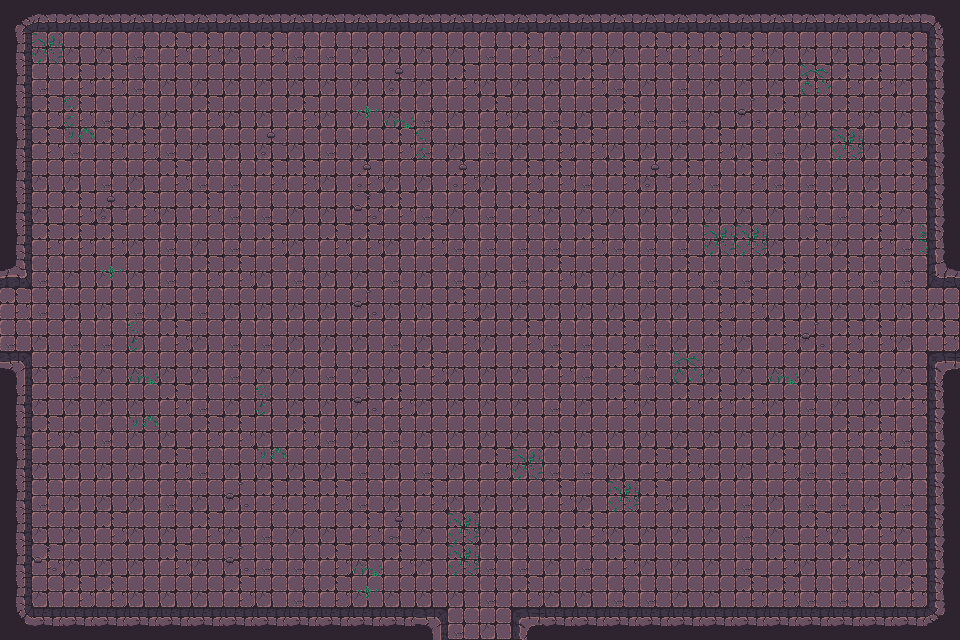

A level layout from a 2D game, rendered from its tile map. Below: a short description, then the map file with its tile-grid data intact:
An orthogonal 30x20 tile map with 32x32 px tiles, 3 tile layers (Walls, Decor, Items), 2 tilesets and 58 objects.

<map version="1.10" tiledversion="1.11.2" orientation="orthogonal" renderorder="right-down" width="30" height="20" tilewidth="32" tileheight="32" infinite="0" nextlayerid="3" nextobjectid="1">
    <tileset firstgid="1" name="Town Tileset" tilewidth="32" tileheight="32" tilecount="64" columns="8">
        <image source="../../../tiles/World H Tileset.png" trans="ff00ff" width="256" height="256" />
        <tile id="4">
            <objectgroup draworder="index" id="2">
                <object id="1" x="0" y="0" width="32" height="32" />
            </objectgroup>
        </tile>
        <tile id="5">
            <objectgroup draworder="index" id="2">
                <object id="1" x="0" y="0" width="32" height="32" />
            </objectgroup>
        </tile>
        <tile id="6">
            <objectgroup draworder="index" id="2">
                <object id="1" x="0" y="0" width="32" height="32" />
            </objectgroup>
        </tile>
        <tile id="7">
            <objectgroup draworder="index" id="2">
                <object id="1" x="0" y="0" width="32" height="32" />
            </objectgroup>
        </tile>
        <tile id="8">
            <objectgroup draworder="index" id="2">
                <object id="1" x="0" y="0" width="32" height="32" />
            </objectgroup>
        </tile>
        <tile id="10">
            <objectgroup draworder="index" id="2">
                <object id="1" x="0" y="32" width="32" height="0" />
            </objectgroup>
        </tile>
        <tile id="11">
            <objectgroup draworder="index" id="2">
                <object id="1" x="0" y="32" width="32" height="0" />
                <object id="2" x="32" y="0" width="0" height="32" />
            </objectgroup>
        </tile>
        <tile id="12">
            <objectgroup draworder="index" id="2">
                <object id="1" x="32" y="0" width="0" height="32" />
            </objectgroup>
        </tile>
        <tile id="13">
            <objectgroup draworder="index" id="2">
                <object id="1" x="0" y="32" width="32" height="0" />
                <object id="2" x="0" y="32" width="32" height="0" />
                <object id="3" x="0" y="0" width="0" height="32" />
            </objectgroup>
        </tile>
        <tile id="14">
            <objectgroup draworder="index" id="2">
                <object id="1" x="0" y="0" width="0" height="32" />
            </objectgroup>
        </tile>
        <tile id="16">
            <objectgroup draworder="index" id="2">
                <object id="1" x="0" y="0" width="32" height="32" />
            </objectgroup>
        </tile>
        <tile id="24">
            <objectgroup draworder="index" id="2">
                <object id="1" x="0" y="0" width="32" height="32" />
            </objectgroup>
        </tile>
    </tileset>
    <tileset firstgid="65" name="Dungeon Crawler Tileset" tilewidth="32" tileheight="32" tilecount="100" columns="10">
        <image source="../../../tiles/Dungeon_Tile.png" trans="" width="320" height="320" />
        <tile id="2">
            <objectgroup draworder="index" id="2">
                <object id="1" x="0" y="0" width="32" height="32" />
            </objectgroup>
        </tile>
        <tile id="3">
            <objectgroup draworder="index" id="2">
                <object id="1" x="0" y="0" width="32" height="32" />
            </objectgroup>
        </tile>
        <tile id="4">
            <objectgroup draworder="index" id="2">
                <object id="1" x="0" y="0" width="32" height="32" />
            </objectgroup>
        </tile>
        <tile id="5">
            <objectgroup draworder="index" id="2">
                <object id="1" x="0" y="0" width="32" height="32" />
            </objectgroup>
        </tile>
        <tile id="6">
            <objectgroup draworder="index" id="2">
                <object id="1" x="0" y="0" width="32" height="32" />
            </objectgroup>
        </tile>
        <tile id="8">
            <objectgroup draworder="index" id="2">
                <object id="1" x="0" y="0" width="32" height="32" />
            </objectgroup>
        </tile>
        <tile id="12">
            <objectgroup draworder="index" id="2">
                <object id="1" x="0" y="0" width="32" height="32" />
            </objectgroup>
        </tile>
        <tile id="13">
            <objectgroup draworder="index" id="2">
                <object id="1" x="0" y="0" width="32" height="32" />
            </objectgroup>
        </tile>
        <tile id="14">
            <objectgroup draworder="index" id="2">
                <object id="1" x="0" y="0" width="32" height="32" />
            </objectgroup>
        </tile>
        <tile id="15">
            <objectgroup draworder="index" id="2">
                <object id="1" x="0" y="0" width="32" height="32" />
            </objectgroup>
        </tile>
        <tile id="16">
            <objectgroup draworder="index" id="2">
                <object id="1" x="0" y="0" width="32" height="32" />
            </objectgroup>
        </tile>
        <tile id="18">
            <objectgroup draworder="index" id="2">
                <object id="1" x="0" y="0" width="32" height="32" />
            </objectgroup>
        </tile>
        <tile id="22">
            <objectgroup draworder="index" id="2">
                <object id="1" x="0" y="0" width="32" height="32" />
            </objectgroup>
        </tile>
        <tile id="23">
            <objectgroup draworder="index" id="2">
                <object id="1" x="0" y="0" width="32" height="32" />
            </objectgroup>
        </tile>
        <tile id="24">
            <objectgroup draworder="index" id="2">
                <object id="1" x="0" y="0" width="32" height="32" />
            </objectgroup>
        </tile>
        <tile id="25">
            <objectgroup draworder="index" id="2">
                <object id="1" x="0" y="0" width="32" height="32" />
            </objectgroup>
        </tile>
        <tile id="26">
            <objectgroup draworder="index" id="2">
                <object id="1" x="0" y="0" width="32" height="32" />
            </objectgroup>
        </tile>
        <tile id="28">
            <objectgroup draworder="index" id="2">
                <object id="1" x="0" y="0" width="32" height="32" />
            </objectgroup>
        </tile>
        <tile id="32">
            <objectgroup draworder="index" id="2">
                <object id="1" x="0" y="0" width="32" height="32" />
            </objectgroup>
        </tile>
        <tile id="33">
            <objectgroup draworder="index" id="2">
                <object id="1" x="0" y="0" width="32" height="32" />
            </objectgroup>
        </tile>
        <tile id="34">
            <objectgroup draworder="index" id="2">
                <object id="1" x="0" y="0" width="32" height="32" />
            </objectgroup>
        </tile>
        <tile id="35">
            <objectgroup draworder="index" id="2">
                <object id="1" x="0" y="0" width="32" height="32" />
            </objectgroup>
        </tile>
        <tile id="36">
            <objectgroup draworder="index" id="2">
                <object id="1" x="0" y="0" width="32" height="32" />
            </objectgroup>
        </tile>
        <tile id="38">
            <objectgroup draworder="index" id="2">
                <object id="1" x="0" y="0" width="32" height="32" />
            </objectgroup>
        </tile>
        <tile id="42">
            <objectgroup draworder="index" id="2">
                <object id="1" x="0" y="0" width="32" height="32" />
            </objectgroup>
        </tile>
        <tile id="43">
            <objectgroup draworder="index" id="2">
                <object id="1" x="0" y="0" width="32" height="32" />
            </objectgroup>
        </tile>
        <tile id="44">
            <objectgroup draworder="index" id="2">
                <object id="1" x="0" y="0" width="32" height="32" />
            </objectgroup>
        </tile>
        <tile id="45">
            <objectgroup draworder="index" id="2">
                <object id="1" x="0" y="0" width="32" height="32" />
            </objectgroup>
        </tile>
        <tile id="46">
            <objectgroup draworder="index" id="2">
                <object id="1" x="0" y="0" width="32" height="32" />
            </objectgroup>
        </tile>
        <tile id="48">
            <objectgroup draworder="index" id="2">
                <object id="1" x="0" y="0" width="32" height="32" />
            </objectgroup>
        </tile>
        <tile id="52">
            <objectgroup draworder="index" id="2">
                <object id="1" x="0" y="0" width="32" height="32" />
            </objectgroup>
        </tile>
        <tile id="53">
            <objectgroup draworder="index" id="2">
                <object id="1" x="0" y="0" width="32" height="32" />
            </objectgroup>
        </tile>
        <tile id="54">
            <objectgroup draworder="index" id="2">
                <object id="1" x="0" y="0" width="32" height="32" />
            </objectgroup>
        </tile>
        <tile id="55">
            <objectgroup draworder="index" id="2">
                <object id="1" x="0" y="0" width="32" height="32" />
            </objectgroup>
        </tile>
        <tile id="56">
            <objectgroup draworder="index" id="2">
                <object id="1" x="0" y="0" width="32" height="32" />
            </objectgroup>
        </tile>
        <tile id="58">
            <objectgroup draworder="index" id="2">
                <object id="1" x="0" y="0" width="32" height="32" />
            </objectgroup>
        </tile>
        <tile id="62">
            <objectgroup draworder="index" id="2">
                <object id="1" x="0" y="0" width="32" height="32" />
            </objectgroup>
        </tile>
        <tile id="63">
            <objectgroup draworder="index" id="2">
                <object id="1" x="0" y="0" width="32" height="32" />
            </objectgroup>
        </tile>
        <tile id="64">
            <objectgroup draworder="index" id="2">
                <object id="1" x="0" y="0" width="32" height="32" />
            </objectgroup>
        </tile>
        <tile id="65">
            <objectgroup draworder="index" id="2">
                <object id="1" x="0" y="0" width="32" height="32" />
            </objectgroup>
        </tile>
        <tile id="66">
            <objectgroup draworder="index" id="2">
                <object id="1" x="0" y="0" width="32" height="32" />
            </objectgroup>
        </tile>
        <tile id="68">
            <objectgroup draworder="index" id="2">
                <object id="1" x="0" y="0" width="32" height="32" />
            </objectgroup>
        </tile>
        <tile id="80">
            <objectgroup draworder="index" id="2">
                <object id="1" x="0" y="0" width="32" height="32" />
            </objectgroup>
        </tile>
    </tileset>
    <layer id="1" name="Walls" width="30" height="20">
        <data encoding="csv">
67,68,68,68,68,68,68,68,68,68,68,68,68,68,68,68,68,68,68,68,68,68,68,68,68,68,68,68,68,69,
77,75,75,75,66,65,65,75,65,66,66,75,75,75,75,66,65,66,75,75,65,65,65,65,75,75,75,75,65,79,
77,66,65,65,66,75,75,75,75,75,75,75,75,75,65,75,75,75,65,66,75,66,75,75,75,65,65,65,75,79,
77,65,65,66,75,75,65,75,75,65,75,75,75,66,75,65,75,66,75,65,66,66,75,75,65,75,65,75,75,79,
77,65,66,65,65,66,75,75,75,75,66,75,65,66,75,66,75,65,65,75,75,75,65,75,66,75,65,75,65,79,
77,75,75,66,75,65,66,66,65,65,75,65,75,75,65,75,65,65,66,65,75,65,66,65,66,66,75,75,65,79,
77,75,65,75,65,75,65,66,66,75,75,65,65,66,75,66,65,75,75,75,75,75,75,75,75,66,66,65,75,79,
77,65,65,65,75,66,75,66,65,75,65,65,75,65,66,66,66,66,65,66,66,66,75,65,75,65,75,65,66,79,
103,66,75,75,75,66,65,65,75,66,75,75,66,75,66,75,66,65,75,75,66,65,66,66,65,75,65,66,66,100,
65,66,75,75,66,75,66,75,75,75,75,75,75,75,65,75,75,75,75,75,75,75,65,65,75,75,75,75,75,75,
66,75,66,66,75,65,75,66,66,75,75,75,66,75,65,75,65,66,66,65,66,75,65,75,65,75,65,65,75,65,
73,75,66,75,75,75,75,66,75,75,66,75,75,65,75,75,75,65,66,65,66,75,75,75,75,75,65,75,75,70,
77,75,75,75,75,65,66,75,75,75,75,75,65,75,75,75,75,66,75,65,75,65,65,65,75,66,75,75,65,79,
77,65,75,66,75,75,65,65,75,65,66,75,66,75,75,75,75,75,75,75,75,75,75,75,75,75,65,65,66,79,
77,75,75,75,75,65,66,75,75,75,75,66,75,66,75,65,75,66,66,75,65,65,75,75,65,66,66,65,75,79,
77,66,75,75,75,66,75,75,65,65,65,66,75,65,75,75,75,65,75,65,65,75,75,66,75,66,66,75,66,79,
77,75,75,65,75,75,65,75,66,75,75,65,66,75,65,75,75,75,65,75,75,75,75,66,75,65,75,65,75,79,
77,65,75,75,75,65,75,75,66,66,65,75,65,75,65,66,66,75,66,65,75,75,75,66,65,75,65,75,75,79,
77,75,65,65,75,75,75,65,75,66,65,75,75,75,75,66,65,75,75,66,66,75,75,65,65,66,66,75,65,79,
87,88,88,88,88,88,88,88,88,88,88,88,88,73,66,75,70,88,88,88,88,88,88,88,88,88,88,88,88,89
        </data>
    </layer>
    <layer id="1" name="Decor" width="30" height="20">
        <data encoding="csv">
133,133,133,133,133,133,133,133,133,133,133,133,133,133,133,133,133,133,133,133,133,133,133,133,133,133,133,133,133,133,
133,125,133,133,133,133,133,133,133,133,133,133,133,133,133,133,133,133,133,133,133,133,133,133,133,133,133,133,133,133,
133,133,133,133,133,133,133,133,133,136,133,133,115,133,133,133,133,133,133,133,133,133,133,133,133,126,133,133,133,133,
133,133,139,133,133,133,133,133,133,133,133,135,137,133,133,133,133,133,133,133,133,133,133,116,133,136,133,133,133,133,
133,133,138,133,133,133,133,133,115,133,133,133,133,139,133,133,133,133,133,133,133,133,133,133,133,133,125,133,133,133,
133,133,133,133,133,133,133,133,133,133,133,115,133,133,115,133,133,133,133,133,115,133,133,133,133,133,133,133,133,133,
133,133,133,115,133,133,133,133,133,133,133,116,133,133,133,133,133,133,133,133,133,133,133,133,133,133,133,133,133,133,
133,133,133,133,133,133,133,133,133,133,133,133,133,133,133,133,136,133,133,133,133,133,125,125,133,133,133,133,140,133,
133,133,133,135,133,133,133,133,133,133,133,133,133,133,133,133,133,133,133,133,133,133,133,133,133,133,133,133,133,133,
133,136,133,133,133,133,133,133,133,133,133,116,133,133,133,133,133,133,133,133,133,133,136,133,133,133,133,133,133,133,
133,133,133,133,139,133,133,133,133,133,133,133,133,133,133,133,133,133,133,133,133,133,133,133,133,116,133,133,133,133,
133,133,133,133,137,133,133,133,133,133,133,133,133,133,133,133,133,133,133,133,133,126,133,133,137,133,133,133,133,133,
133,133,133,133,133,133,133,133,139,133,133,116,133,133,133,133,133,133,133,133,133,133,133,133,133,133,133,133,133,133,
133,133,133,133,138,133,133,133,133,133,133,133,133,133,133,133,133,133,133,133,133,133,133,133,133,133,133,133,133,133,
133,133,133,133,133,133,133,133,138,133,133,133,133,133,133,133,125,133,133,133,133,133,133,133,133,133,133,133,133,133,
133,133,133,133,133,133,133,116,133,133,133,133,133,133,133,133,133,133,133,125,133,133,133,133,133,133,133,133,133,133,
133,133,133,133,133,133,133,133,133,133,133,133,115,133,125,133,133,133,133,133,133,133,133,133,133,133,133,133,133,133,
133,116,133,133,133,133,133,116,133,133,133,137,133,133,125,133,133,133,133,133,133,133,133,133,133,133,133,133,133,133,
133,133,133,133,133,133,133,133,133,133,133,135,133,133,133,133,133,133,133,136,133,133,133,133,133,133,133,133,133,133,
133,133,133,133,133,133,133,133,133,133,133,133,133,133,133,133,133,133,133,133,133,133,133,133,133,133,133,133,133,133
        </data>
    </layer>
    <layer id="1" name="Items" width="30" height="20">
        <data encoding="csv">
133,133,133,133,133,133,133,133,133,133,133,133,133,133,133,133,133,133,133,133,133,133,133,133,133,133,133,133,133,133,
133,133,133,133,133,133,133,133,133,133,133,133,133,133,133,133,133,133,133,133,133,133,133,133,133,133,133,133,133,133,
133,133,133,133,133,133,133,133,133,133,133,133,133,133,133,133,133,133,133,133,133,133,133,133,133,133,133,133,133,133,
133,133,133,133,133,133,133,133,133,133,133,133,133,133,133,133,133,133,133,133,133,133,133,133,133,133,133,133,133,133,
133,133,133,133,133,133,133,133,133,133,133,133,133,133,133,133,133,133,133,133,133,133,133,133,133,133,133,133,133,133,
133,133,133,133,133,133,133,133,133,133,133,133,133,133,133,133,133,133,133,133,133,133,133,133,133,133,133,133,133,133,
133,133,133,133,133,133,133,133,133,133,133,133,133,133,133,133,133,133,133,133,133,133,133,133,133,133,133,133,133,133,
133,133,133,133,133,133,133,133,133,133,133,133,133,133,133,133,133,133,133,133,133,133,133,133,133,133,133,133,133,133,
133,133,133,133,133,133,133,133,133,133,133,133,133,133,133,133,133,133,133,133,133,133,133,133,133,133,133,133,133,133,
133,133,133,133,133,133,133,133,133,133,133,133,133,133,133,133,133,133,133,133,133,133,133,133,133,133,133,133,133,133,
133,133,133,133,133,133,133,133,133,133,133,133,133,133,133,133,133,133,133,133,133,133,133,133,133,133,133,133,133,133,
133,133,133,133,133,133,133,133,133,133,133,133,133,133,133,133,133,133,133,133,133,133,133,133,133,133,133,133,133,133,
133,133,133,133,133,133,133,133,133,133,133,133,133,133,133,133,133,133,133,133,133,133,133,133,133,133,133,133,133,133,
133,133,133,133,133,133,133,133,133,133,133,133,133,133,133,133,133,133,133,133,133,133,133,133,133,133,133,133,133,133,
133,133,133,133,133,133,133,133,133,133,133,133,133,133,133,133,133,133,133,133,133,133,133,133,133,133,133,133,133,133,
133,133,133,133,133,133,133,133,133,133,133,133,133,133,133,133,133,133,133,133,133,133,133,133,133,133,133,133,133,133,
133,133,133,133,133,133,133,133,133,133,133,133,133,133,133,133,133,133,133,133,133,133,133,133,133,133,133,133,133,133,
133,133,133,133,133,133,133,133,133,133,133,133,133,133,133,133,133,133,133,133,133,133,133,133,133,133,133,133,133,133,
133,133,133,133,133,133,133,133,133,133,133,133,133,133,133,133,133,133,133,133,133,133,133,133,133,133,133,133,133,133,
133,133,133,133,133,133,133,133,133,133,133,133,133,133,133,133,133,133,133,133,133,133,133,133,133,133,133,133,133,133
        </data>
    </layer>
</map>
